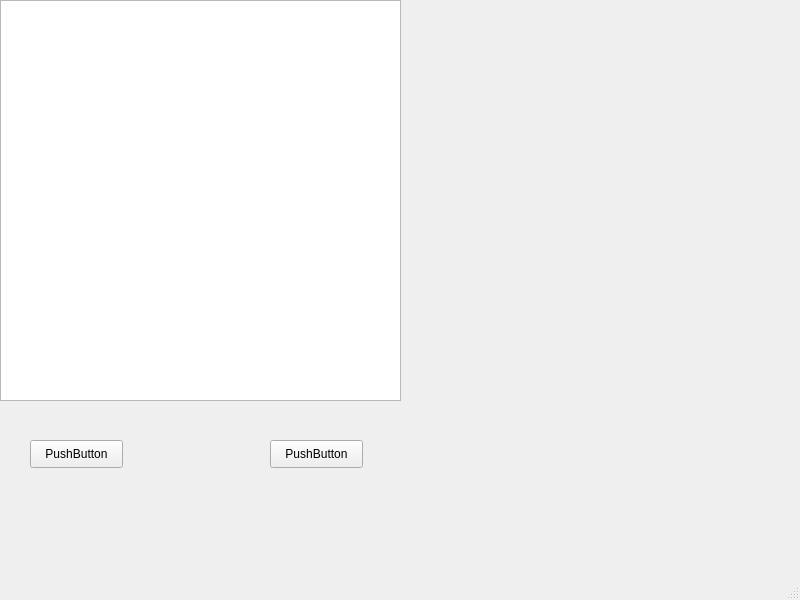
<?xml version="1.0" encoding="UTF-8"?>
<ui version="4.0">
 <class>MainWindow</class>
 <widget class="QMainWindow" name="MainWindow">
  <property name="geometry">
   <rect>
    <x>0</x>
    <y>0</y>
    <width>800</width>
    <height>600</height>
   </rect>
  </property>
  <property name="windowTitle">
   <string>MainWindow</string>
  </property>
  <widget class="QWidget" name="centralwidget">
   <widget class="QPushButton" name="pushButton">
    <property name="geometry">
     <rect>
      <x>30</x>
      <y>440</y>
      <width>93</width>
      <height>28</height>
     </rect>
    </property>
    <property name="text">
     <string>PushButton</string>
    </property>
   </widget>
   <widget class="QListView" name="listView">
    <property name="geometry">
     <rect>
      <x>0</x>
      <y>0</y>
      <width>401</width>
      <height>401</height>
     </rect>
    </property>
   </widget>
   <widget class="QPushButton" name="pushButton_2">
    <property name="geometry">
     <rect>
      <x>270</x>
      <y>440</y>
      <width>93</width>
      <height>28</height>
     </rect>
    </property>
    <property name="text">
     <string>PushButton</string>
    </property>
   </widget>
  </widget>
  <widget class="QMenuBar" name="menubar">
   <property name="geometry">
    <rect>
     <x>0</x>
     <y>0</y>
     <width>800</width>
     <height>26</height>
    </rect>
   </property>
  </widget>
  <widget class="QStatusBar" name="statusbar"/>
 </widget>
 <resources/>
 <connections/>
</ui>
